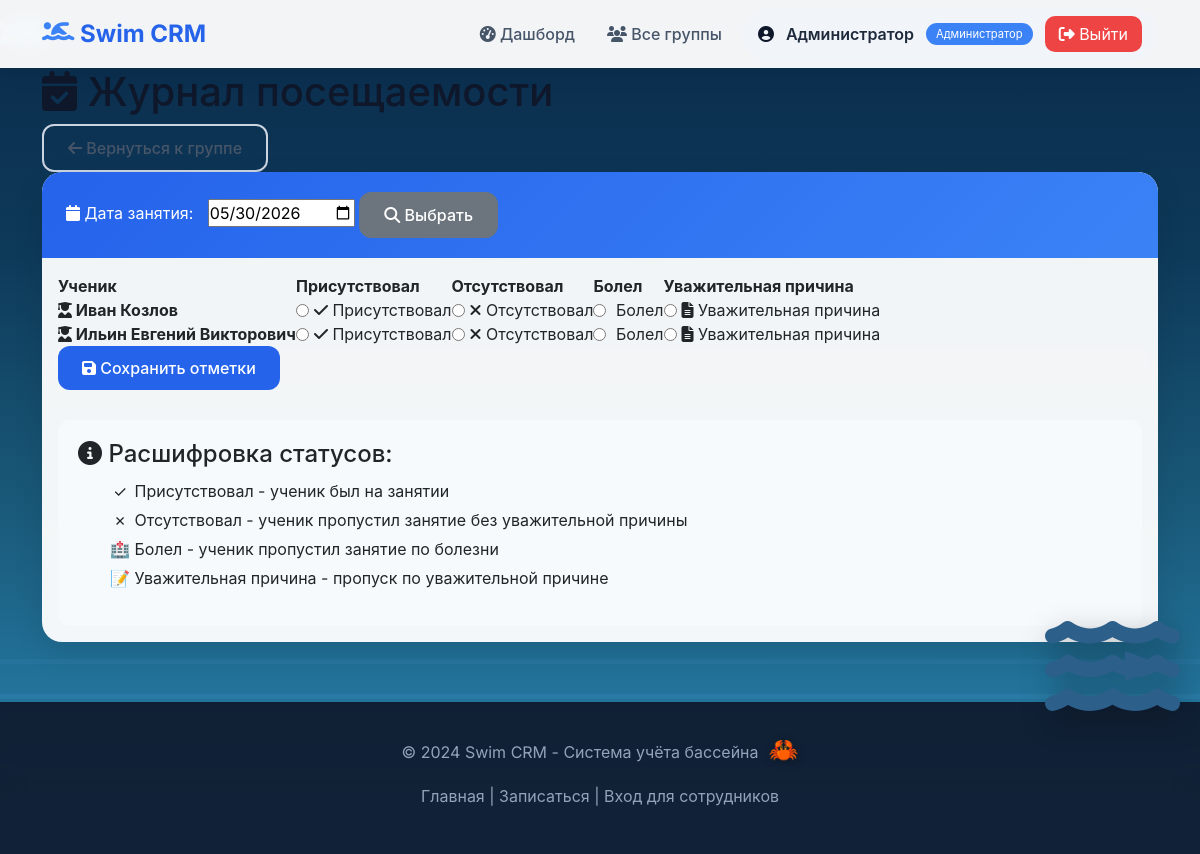
/trainer/group/4/attendance (signed in), run on the app's committed database.
### tables this page shows
CREATE TABLE admins (
                id INTEGER PRIMARY KEY AUTOINCREMENT,
                full_name VARCHAR(255) NOT NULL,
                login VARCHAR(100) NOT NULL UNIQUE,
                password_hash VARCHAR(255) NOT NULL,
                email VARCHAR(255),
                phone VARCHAR(20),
                created_at TIMESTAMP DEFAULT CURRENT_TIMESTAMP,
                updated_at TIMESTAMP DEFAULT CURRENT_TIMESTAMP
            );

CREATE TABLE children (
                id INTEGER PRIMARY KEY AUTOINCREMENT,
                parent_id INTEGER NOT NULL,
                full_name VARCHAR(255) NOT NULL,
                age INTEGER CHECK (age BETWEEN 3 AND 17),
                class_number INTEGER CHECK (class_number BETWEEN 0 AND 11 OR class_number IS NULL),
                school_name VARCHAR(255),
                swimming_years INTEGER DEFAULT 1,
                shift VARCHAR(10) CHECK (shift IN ('day', 'evening')),
                desired_lessons_per_week INTEGER CHECK (desired_lessons_per_week IN (1,2,3)),
                created_at TIMESTAMP DEFAULT CURRENT_TIMESTAMP,
                FOREIGN KEY (parent_id) REFERENCES parents(id) ON DELETE CASCADE
            );

### main.py (the view)
@app.get("/trainer/group/{group_id}/attendance", response_class=HTMLResponse)
async def attendance_mark_form(
    request: Request,
    group_id: int,
    date_param: Optional[str] = None,  # дата в формате YYYY-MM-DD
    current_user = Depends(get_current_user),
    db_cursor = Depends(get_db)
):
    require_trainer_or_admin(current_user)
    if not can_manage_group(group_id, current_user, db_cursor):
        raise HTTPException(status_code=403, detail="Нет доступа")
    if not date_param:
        dt = date.today()
    else:
        try:
            dt = date.fromisoformat(date_param)
        except ValueError:
            raise HTTPException(status_code=400, detail="Неверный формат даты")
    db_cursor.execute(
        """
        SELECT c.id, c.full_name
        FROM enrollments e
        JOIN children c ON e.child_id = c.id
        WHERE e.group_id = ? AND e.is_active = 1
        ORDER BY c.full_name
        """,
        (group_id,)
    )
    students = db_cursor.fetchall()
    attendance_map = {}
    for student in students:
        db_cursor.execute("SELECT id FROM enrollments WHERE child_id = ? AND group_id = ? AND is_active = 1", (student["id"], group_id))
        enrollment = db_cursor.fetchone()
        if enrollment:
            db_cursor.execute(
                "SELECT status FROM attendance WHERE enrollment_id = ? AND date = ?",
                (enrollment["id"], dt.isoformat())
            )
            row = db_cursor.fetchone()
            attendance_map[student["id"]] = row["status"] if row else None
    return templates.TemplateResponse(
        request,
        "attendance_mark.html",
        {
            "request": request,
            "group_id": group_id,
            "students": students,
            "date": dt,
            "attendance": attendance_map,
            "current_user": current_user
        }
    )

### templates/attendance_mark.html (shortened to what this page needs)
{% extends "base.html" %}
{% block content %}
<div class="container">
    <div class="page-header">
        <h1><i class="fas fa-calendar-check"></i> Журнал посещаемости</h1>
        <a href="/trainer/group/{{ group_id }}" class="btn btn-outline">
            <i class="fas fa-arrow-left"></i> Вернуться к группе
        </a>
    </div>
    <div class="card">
        <div class="card-header">
            <div class="date-selector">
                <form method="get" action="/trainer/group/{{ group_id }}/attendance" class="form-inline">
                    <label for="date_param" style="margin-right: 10px;"><i class="fas fa-calendar"></i> Дата занятия:</label>
                    <input type="date" id="date_param" name="date_param" value="{{ date.isoformat() }}">
                    <button type="submit" class="btn btn-secondary">
                        <i class="fas fa-search"></i> Выбрать
                    </button>
                </form>
            </div>
        </div>
        <div class="card-body">
            <form method="post" action="/trainer/group/{{ group_id }}/attendance">
                {% if students %}
                    <div class="table-wrapper">
                        <table class="attendance-table">
                            <thead>
                                <tr>
                                    <th>Ученик</th>
                                    <th>Присутствовал</th>
                                    <th>Отсутствовал</th>
                                    <th>Болел</th>
                                    <th>Уважительная причина</th>
                                </tr>
                            </thead>
                            <tbody>
                                {% for student in students %}
                                <tr>
                                    <td class="student-name">
                                        <strong><i class="fas fa-user-graduate"></i> {{ student.full_name }}</strong>
                                    </td>
                                    <td class="status-option">
                                        <label class="status-label present" style="display: flex; align-items: center; gap: 5px; cursor: pointer;">
                                            <input type="radio" name="status_{{ student.id }}" value="present"
                                                   {% if attendance.get(student.id) == 'present' %}checked{% endif %}>
                                            <span class="status-present"><i class="fas fa-check"></i> Присутствовал</span>
                                        </label>
                                    </td>
                                    <td class="status-option">
                                        <label class="status-label absent" style="display: flex; align-items: center; gap: 5px; cursor: pointer;">
                                            <input type="radio" name="status_{{ student.id }}" value="absent"
                                                   {% if attendance.get(student.id) == 'absent' %}checked{% endif %}>
                                            <span class="status-absent"><i class="fas fa-times"></i> Отсутствовал</span>
                                        </label>
                                    </td>
                                    <td class="status-option">
                                        <label class="status-label sick" style="display: flex; align-items: center; gap: 5px; cursor: pointer;">
                                            <input type="radio" name="status_{{ student.id }}" value="sick"
                                                   {% if attendance.get(student.id) == 'sick' %}checked{% endif %}>
                                            <span class="status-sick"> Болел</span>
                                        </label>
                                    </td>
                                    <td class="status-option">
                                        <label class="status-label excused" style="display: flex; align-items: center; gap: 5px; cursor: pointer;">
                                            <input type="radio" name="status_{{ student.id }}" value="excused"
                                                   {% if attendance.get(student.id) == 'excused' %}checked{% endif %}>
                                            <span class="status-excused"><i class="fas fa-file-alt"></i> Уважительная причина</span>
                                        </label>
                                    </td>
                                </tr>
                                {% endfor %}
                            </tbody>
                        </table>
                    </div>
                    <div class="form-actions">
                        <button type="submit" class="btn btn-primary">
                            <i class="fas fa-save"></i> Сохранить отметки
                        </button>
                    </div>
                {% endif %}
            </form>
            <div class="legend" style="margin-top: 30px; padding: 20px; background: #f7fafc; border-radius: 12px;">
                <h4><i class="fas fa-info-circle"></i> Расшифровка статусов:</h4>
                <ul style="margin-top: 10px; list-style: none;">
                    <li style="margin: 5px 0;"><span class="status-present" style="display: inline-block; width: 20px; text-align: center;">✓</span> Присутствовал - ученик был на занятии</li>
                    <li style="margin: 5px 0;"><span class="status-absent" style="display: inline-block; width: 20px; text-align: center;">✗</span> Отсутствовал - ученик пропустил занятие без уважительной причины</li>
                    <li style="margin: 5px 0;"><span class="status-sick" style="display: inline-block; width: 20px; text-align: center;">🏥</span> Болел - ученик пропустил занятие по болезни</li>
                    <li style="margin: 5px 0;"><span class="status-excused" style="display: inline-block; width: 20px; text-align: center;">📝</span> Уважительная причина - пропуск по уважительной причине</li>
                </ul>
            </div>
        </div>
    </div>
</div>
{% endblock %}

### templates/base.html (shortened to what this page needs)
<!DOCTYPE html>
<html lang="ru">
<head>
    <link href="https://cdn.jsdelivr.net/npm/bootstrap@5.3.0/dist/css/bootstrap.min.css" rel="stylesheet">
    <link rel="stylesheet" href="https://cdnjs.cloudflare.com/ajax/libs/font-awesome/6.4.0/css/all.min.css">
</head>
<body>
    <div class="water-background">
        <div class="wave"></div>
        <div class="wave"></div>
    </div>
    <div class="dolphin dolphin-1">
    </div>
    <div class="dolphin dolphin-2">
    </div>
    <div class="dolphin dolphin-3">
    </div>
    <div class="dolphin dolphin-4">
    </div>
    <div class="whale">
        <i class="fas fa-water"></i>
        <div class="whale-mouth"></div>
    </div>
    <nav class="navbar navbar-expand-lg">
        <div class="container">
            <a class="navbar-brand" href="/">
                <i class="fas fa-swimmer"></i>
                <span>Swim CRM</span>
            </a>
            <div class="collapse navbar-collapse" id="navbarNav">
                <ul class="navbar-nav ms-auto align-items-center gap-2">
                    {% if current_user %}
                        {% if current_user.type == 'parent' %}
                            <li class="nav-item"><a class="nav-link" href="/parent/profile"><i class="fas fa-user"></i> Мои дети</a></li>
                        {% elif current_user.type == 'trainer' %}
                            <li class="nav-item"><a class="nav-link" href="/trainer/dashboard"><i class="fas fa-chalkboard-user"></i> Мои группы</a></li>
                        {% elif current_user.type == 'admin' %}
                            <li class="nav-item"><a class="nav-link" href="/dashboard"><i class="fas fa-tachometer-alt"></i> Дашборд</a></li>
                            <li class="nav-item"><a class="nav-link" href="/trainer/dashboard"><i class="fas fa-users"></i> Все группы</a></li>
                        {% endif %}
                        <li class="nav-item">
                            <div class="user-info">
                                <i class="fas fa-user-circle"></i>
                                <span class="user-name">{{ current_user.name }}</span>
                                <span class="user-type">
                                    {% if current_user.type == 'parent' %}Родитель
                                    {% elif current_user.type == 'trainer' %}Тренер
                                    {% else %}Администратор{% endif %}
                                </span>
                                <a href="/logout" class="logout-btn" style="background: #ef4444; color: white; padding: 6px 14px; border-radius: 10px; text-decoration: none;">
                                    <i class="fas fa-sign-out-alt"></i> Выйти
                                </a>
                            </div>
                        </li>
                    {% else %}
                        <li class="nav-item"><a class="nav-link" href="/login"><i class="fas fa-sign-in-alt"></i> Вход</a></li>
                        <li class="nav-item"><a class="btn btn-primary" href="/apply"><i class="fas fa-pen"></i> Записаться</a></li>
                    {% endif %}
                </ul>
            </div>
        </div>
    </nav>
    <main class="fade-in">
        {% block content %}
        {% endblock %}
    </main>
    <footer class="footer">
        <p>&copy; 2024 Swim CRM - Система учёта бассейна</p>
        <p class="mt-2">
            <a href="/">Главная</a> |
            <a href="/apply">Записаться</a> |
            <a href="/login">Вход для сотрудников</a>
        </p>
    </footer>
<div class="ocean-background" id="oceanBackground"></div>
</body>
</html>

### data on the page
admins: name "Администратор"
children: full_name "Иван Козлов", id "☐ Присутствовал", id "☐ Отсутствовал", id "☐ Болел", id "☐ Уважительная причина"
children: full_name "Ильин Евгений Викторович", id "☐ Присутствовал", id "☐ Отсутствовал", id "☐ Болел", id "☐ Уважительная причина"
